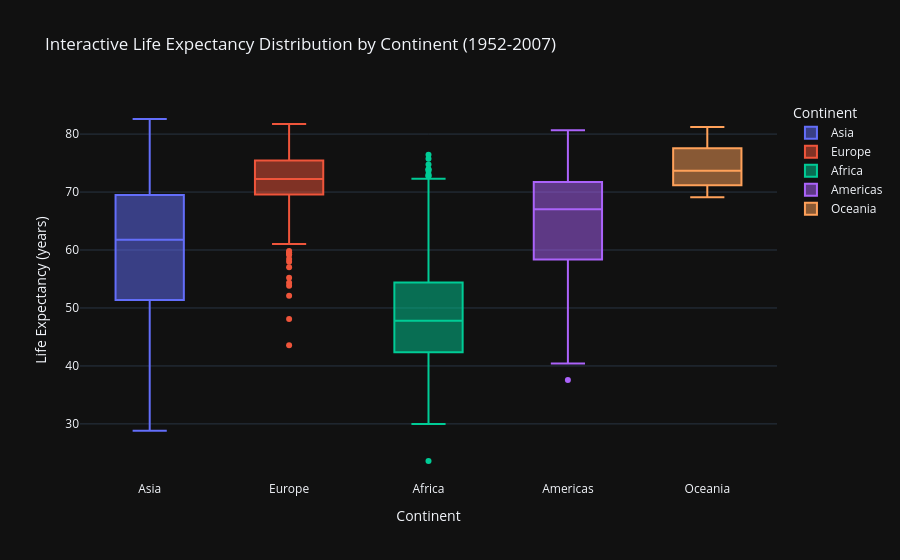

Notebook source saved alongside this figure:
### Markdown cell above
## Module 2: Distribution and Relationship Visualization Tutorials

This module focuses on statistical characteristics and relationships using scatter plots, histograms, and heatmaps.

### **Tutorial 2.1: Advanced Distribution Comparisons**

**Objective:** Generate Box Plots to check for outliers and Violin Plots to visualize density and distribution spread across categories.

#### **Step 1: Visualize Outliers with a Box Plot (Plotly Express)**
Box plots summarize distribution statistics and help check for outliers.

### Code cell
# Load built-in Plotly dataset for initial examples
df_g = px.data.gapminder()

# Box Plot showing Life Expectancy distribution by Continent
# Create interactive boxplot
fig = px.box(df_g, x='continent',  y='lifeExp',   color='continent',
    title='Interactive Life Expectancy Distribution by Continent (1952-2007)',
    labels={'lifeExp': 'Life Expectancy (years)', 'continent': 'Continent'},
    hover_data=['country'],  # Show country name on hover
    template='plotly_dark'
)
fig.show()

### Figure 1 — Plotly figure (JSON) as saved in the notebook; plotly's stock layout.template omitted (floating-point values rounded to 4 significant figures; data arrays with more than 128 entries replaced by an {"elided": "..."} marker saying what was removed)
{"data": [{"alignmentgroup": "True", "customdata": {"elided": "396x1 str values"}, "hovertemplate": "Continent=%{x}<br>Life Expectancy (years)=%{y}<br>country=%{customdata[0]}<extra></extra>", "legendgroup": "Asia", "marker": {"color": "#636efa"}, "name": "Asia", "notched": false, "offsetgroup": "Asia", "orientation": "v", "showlegend": true, "type": "box", "x": {"elided": "396 str values"}, "x0": " ", "xaxis": "x", "y": {"elided": "396 float values"}, "y0": " ", "yaxis": "y"}, {"alignmentgroup": "True", "customdata": {"elided": "360x1 str values"}, "hovertemplate": "Continent=%{x}<br>Life Expectancy (years)=%{y}<br>country=%{customdata[0]}<extra></extra>", "legendgroup": "Europe", "marker": {"color": "#EF553B"}, "name": "Europe", "notched": false, "offsetgroup": "Europe", "orientation": "v", "showlegend": true, "type": "box", "x": {"elided": "360 str values"}, "x0": " ", "xaxis": "x", "y": {"elided": "360 float values"}, "y0": " ", "yaxis": "y"}, {"alignmentgroup": "True", "customdata": {"elided": "624x1 str values"}, "hovertemplate": "Continent=%{x}<br>Life Expectancy (years)=%{y}<br>country=%{customdata[0]}<extra></extra>", "legendgroup": "Africa", "marker": {"color": "#00cc96"}, "name": "Africa", "notched": false, "offsetgroup": "Africa", "orientation": "v", "showlegend": true, "type": "box", "x": {"elided": "624 str values"}, "x0": " ", "xaxis": "x", "y": {"elided": "624 float values"}, "y0": " ", "yaxis": "y"}, {"alignmentgroup": "True", "customdata": {"elided": "300x1 str values"}, "hovertemplate": "Continent=%{x}<br>Life Expectancy (years)=%{y}<br>country=%{customdata[0]}<extra></extra>", "legendgroup": "Americas", "marker": {"color": "#ab63fa"}, "name": "Americas", "notched": false, "offsetgroup": "Americas", "orientation": "v", "showlegend": true, "type": "box", "x": {"elided": "300 str values"}, "x0": " ", "xaxis": "x", "y": {"elided": "300 float values"}, "y0": " ", "yaxis": "y"}, {"alignmentgroup": "True", "customdata": [["Australia"], ["Australia"], ["Australia"], ["Australia"], ["Australia"], ["Australia"], ["Australia"], ["Australia"], ["Australia"], ["Australia"], ["Australia"], ["Australia"], ["New Zealand"], ["New Zealand"], ["New Zealand"], ["New Zealand"], ["New Zealand"], ["New Zealand"], ["New Zealand"], ["New Zealand"], ["New Zealand"], ["New Zealand"], ["New Zealand"], ["New Zealand"]], "hovertemplate": "Continent=%{x}<br>Life Expectancy (years)=%{y}<br>country=%{customdata[0]}<extra></extra>", "legendgroup": "Oceania", "marker": {"color": "#FFA15A"}, "name": "Oceania", "notched": false, "offsetgroup": "Oceania", "orientation": "v", "showlegend": true, "type": "box", "x": ["Oceania", "Oceania", "Oceania", "Oceania", "Oceania", "Oceania", "Oceania", "Oceania", "Oceania", "Oceania", "Oceania", "Oceania", "Oceania", "Oceania", "Oceania", "Oceania", "Oceania", "Oceania", "Oceania", "Oceania", "Oceania", "Oceania", "Oceania", "Oceania"], "x0": " ", "xaxis": "x", "y": [69.12, 70.33, 70.93, 71.1, 71.93, 73.49, 74.74, 76.32, 77.56, 78.83, 80.37, 81.23, 69.39, 70.26, 71.24, 71.52, 71.89, 72.22, 73.84, 74.32, 76.33, 77.55, 79.11, 80.2], "y0": " ", "yaxis": "y"}], "layout": {"boxmode": "overlay", "legend": {"title": {"text": "Continent"}, "tracegroupgap": 0}, "title": {"text": "Interactive Life Expectancy Distribution by Continent (1952-2007)"}, "xaxis": {"anchor": "y", "categoryarray": ["Asia", "Europe", "Africa", "Americas", "Oceania"], "categoryorder": "array", "domain": [0, 1], "title": {"text": "Continent"}}, "yaxis": {"anchor": "x", "domain": [0, 1], "title": {"text": "Life Expectancy (years)"}}}}
